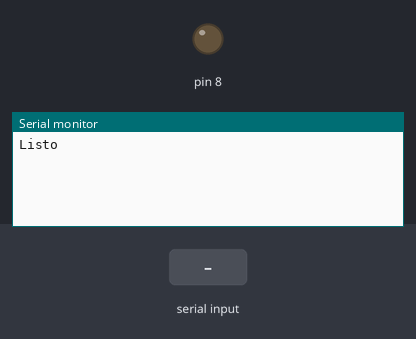
Bench run of a sketch on a simulated Arduino Uno, built with avr-gcc and run on an emulated ATmega328P. Shown: output pins drawn as LEDs (lit = HIGH), the last lines printed to the serial monitor. Inputs (shaded band) come from the test bench.

Above: at 1.2 s.
1.3 s: ",\n" received over Serial
At 2.2 s:
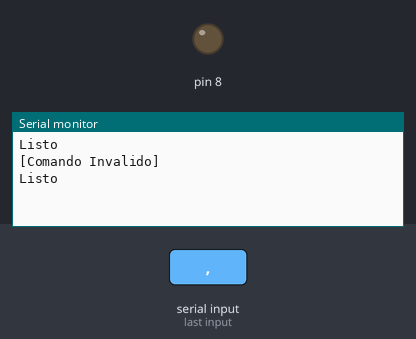
2.8 s: "90,45,200,10\n" received over Serial
At 4.2 s:
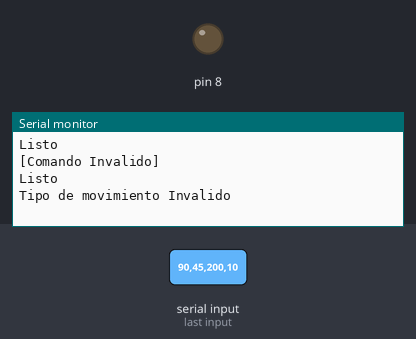

Measured:
- after the input at 1.3 s, the serial monitor: prints a new line at once (image 1)
- after the input at 2.8 s, the serial monitor: prints a new line at once (image 2)

The sketch:

Trayectoria.ino
```cpp
#include "Motor.h"

// Articulacion 1
#define dirPinA1 36
#define stepPinA1 28
#define sensorPin1 42
#define stepsPerUnit1 44.4444//2.7777

// // Articulacion 2
#define dirPin2A 34
#define stepPin2A 26
#define dirPin2B 32
#define stepPin2B 24
#define sensorPin2 44
#define stepsPerUnit2 270

//Articulacion 3
 #define dirPin3 30
 #define stepPin3 22
 #define sensorPin3 46
 #define stepsPerUnit3 275

//Articulacion 4
#define dirPin4 31
#define stepPin4 23
#define sensorPin4 48
#define stepsPerUnit4 17.7777

//Articulacion 5
#define dirPin5 33
#define stepPin5 25
#define sensorPin5 43
#define stepsPerUnit5 8.2//17.7777

//Articulacion 6 NO SE USA
#define dirPin6 35
#define stepPin6 27
#define sensorPin6 47
#define stepsPerUnit6 44.4444//17.7777

//Articulacion 7 NO SE USA
#define dirPin7 37
#define stepPin7 29
#define sensorPin7 47
#define stepsPerUnit7 44.4444

float q1,q2,q3,q4,q5,q6;
float speed,speed1,speed2,speed3;
int Type;
int b1 = 0;
int b2 = 0;
int b3 = 0;
int bandera = 0;
//int motorTarget;

//Para movimiento coordinado
void coordinado (float a1, float a2, float a3);

Articulacion articulacion1(dirPinA1,stepPinA1,sensorPin1,stepsPerUnit1);
Articulacion articulacion2(dirPin2A,stepPin2A,dirPin2B,stepPin2B,sensorPin2,stepsPerUnit2);
Articulacion articulacion3(dirPin3,stepPin3,sensorPin3,stepsPerUnit3);
Articulacion articulacion4(dirPin4,stepPin4,sensorPin4,stepsPerUnit4);
Articulacion articulacion5(dirPin5,stepPin5,sensorPin5,stepsPerUnit5);
Articulacion articulacion6(dirPin6,stepPin6,sensorPin6,stepsPerUnit6);
Articulacion articulacion7(dirPin7,stepPin7,sensorPin7,stepsPerUnit7);

void setup() {
  pinMode(8,OUTPUT);
  digitalWrite(8,0);
  Serial.begin(9600);
  //Serial.println("Listo");
  //Debemos anhadir la busqueda al cero
  //delay(1000);
  //articulacion2.Art2Ofsset();
  //articulacion1.Art360Ofsset();
  //articulacion3.Art3Ofsset();
  //articulacion4.Art360Ofsset();
}

void loop() {
  if (Serial.available() > 0) {
    String command = Serial.readStringUntil('\n');
    parseCommand(command);
    speed = 10;
    if(Type == 1){
      articulacion1.moveTo(q1, speed);
      articulacion2.moveTo(q2, speed);
      articulacion3.moveTo(q3, speed);
    }else if(Type == 2){
      coordinado(q1,q2,q3);
      articulacion1.moveTo(q1, speed1);
      articulacion2.moveTo(q2, speed2);
      articulacion3.moveTo(q3, speed3);
    }

    //delay(10);
    b1 = 0;
    b2 = 0;
    b3 = 0;
  }
  articulacion1.motor1.runSpeedToPosition();
  articulacion2.motor1.runSpeedToPosition();
  articulacion2.motor2.runSpeedToPosition();
  articulacion3.motor1.runSpeedToPosition();
  if(articulacion1.motor1.currentPosition() <= q1*stepsPerUnit1+1 && articulacion1.motor1.currentPosition() >= q1*stepsPerUnit1-1 /*&& articulacion1.motor1.currentPosition() != 0*/ && b1==0){/*Serial.println("Articulacion 1 Lista")*/;b1=1; }
  if(articulacion2.motor1.currentPosition() <= q2*stepsPerUnit2+1 && articulacion2.motor1.currentPosition() >= q2*stepsPerUnit2-1 /*&& articulacion2.motor1.currentPosition() != 0*/ && b2==0){/*Serial.println("Articulacion 2 Lista")*/;b2=1; }
  if(articulacion3.motor1.currentPosition() <= q3*stepsPerUnit3+1 && articulacion3.motor1.currentPosition() >= q3*stepsPerUnit3-1 /*&& articulacion3.motor1.currentPosition() != 0*/ && b3==0){/*Serial.println("Articulacion 3 Lista")*/;b3=1; }
  if(b1 == 1 && b2 == 1 && b3 == 1){
    Serial.println("Listo");
    while(true){
      if(Serial.available() > 0){
        break;
      }
    }
  }
}

void parseCommand(String cmd) {
  int commaIndex[3];
  int i = 0;
  int lastCommaIndex = -1;

  // Encontrar todas las comas
  while (i < 3) {
    int nextCommaIndex = cmd.indexOf(",", lastCommaIndex + 1);
    if (nextCommaIndex == -1) break;
    commaIndex[i] = nextCommaIndex;
    lastCommaIndex = nextCommaIndex;
    i++;
  }

  if (i == 3) { // Asegurarse de que se encontraron exactamente 6 comas
    String q1String = cmd.substring(0, commaIndex[0]);
    String q2String = cmd.substring(commaIndex[0] + 1, commaIndex[1]);
    String q3String = cmd.substring(commaIndex[1] + 1, commaIndex[2]);
    String speedString = cmd.substring(commaIndex[2] + 1);

    q1 = q1String.toInt();
    q2 = q2String.toInt();
    q3 = q3String.toInt();
    Type = speedString.toInt();

    /*Serial.print(q1);
    Serial.print(",");
    Serial.print(q2);
    Serial.print(",");
    Serial.print(q3);
    Serial.print(",");
    Serial.println(Type);*/

    if (int(Type) < 1 || int(Type) > 2) {
      Serial.println("Tipo de movimiento Invalido");
      return;
    }
    else if (abs(q1) >360 || abs(q2)>90 || abs(q3)>90) {
      Serial.println("Anguo Inavalido");
      return;}

  } else {
    Serial.println("[Comando Invalido]");
  }
}

void coordinado (float a1, float a2, float a3){
  int pos1,pos2,pos3;
  float max_speed = 10;
  pos1 = a1-articulacion1.motor1.currentPosition()/stepsPerUnit1;
  pos2 = a2-articulacion2.motor1.currentPosition()/stepsPerUnit2;
  pos3 = a3-articulacion3.motor1.currentPosition()/stepsPerUnit3;
  Serial.println(pos1);
  Serial.println(pos2);
  Serial.println(pos3);
  if(abs(pos1)>abs(pos2) && abs(pos1)>abs(pos3)){speed1 = max_speed; speed2 = abs(pos2)/(abs(pos1)/max_speed); speed3 = abs(pos3)/(abs(pos1)/max_speed);}
  else if(abs(pos2)>abs(pos1) && abs(pos2)>abs(pos3)){speed2 = max_speed; speed1 = abs(pos1)/(abs(pos2)/max_speed); speed3 = abs(pos3)/(abs(pos2)/max_speed);}
  else if(abs(pos3)>abs(pos2) && abs(pos3)>abs(pos1)){speed3 = max_speed; speed2 = abs(pos2)/(abs(pos3)/max_speed); speed1 = abs(pos1)/(abs(pos3)/max_speed);}
  else {speed1 = max_speed; speed2 = max_speed; speed3 = max_speed;}
}
```

Motor.h
```cpp
#ifndef MOTOR_H
#define MOTOR_H

#include <AccelStepper.h>

class Articulacion{
    public:
      AccelStepper motor1;
      AccelStepper motor2;
      int stepPin1;
      int dirPin1;
      int stepPin2;
      int dirPin2;
      int sensorPin;
      float steps_per_unit;
      int minPos;
      int maxPos;
      int midPos;
      float maxSpeed;
      int offSet;
      int currentPosition;

// CONSTRUCTOR UN MOTOR
      Articulacion(
          int _dirPin1,
          int _stepPin1,
          int _sensorPin,
          float _steps_per_unit):
          motor1(AccelStepper(AccelStepper::DRIVER, _stepPin1, _dirPin1)){
          stepPin1 = _stepPin1;
          dirPin1 = _dirPin1;
          stepPin2 = -1;
          dirPin2 = -1;
          steps_per_unit = _steps_per_unit;
          pinMode(_sensorPin, INPUT);
          maxSpeed = 1000;
          sensorPin = _sensorPin;
          motor1.setMaxSpeed(30000.0);
          motor1.setAcceleration(10);
      }
      // CONSTRUCTOR DOS MOTORES
      Articulacion(
          int _dirPin1,
          int _stepPin1,
          int _dirPin2,
          int _stepPin2,
          int _sensorPin,
          float _steps_per_unit)
          :motor1(AccelStepper(AccelStepper::DRIVER, _stepPin1, _dirPin1)),
          motor2(AccelStepper(AccelStepper::DRIVER, _stepPin2, _dirPin2)){
          stepPin1 = _stepPin1;
          dirPin1 = _dirPin1;
          stepPin2 = _stepPin2;
          dirPin2 = _dirPin2;
          steps_per_unit = _steps_per_unit;
          pinMode(_sensorPin, INPUT);
          sensorPin = _sensorPin;
          motor1.setMaxSpeed(10000.0);
          motor1.setAcceleration(10.0);
          motor2.setMaxSpeed(10000.0);
          motor2.setAcceleration(10.0);
      }

      void setSpeed(float motor_speed){
        motor1.setMaxSpeed(motor_speed * steps_per_unit);
        if(stepPin2 != -1 && dirPin2 != -1){
          motor2.setMaxSpeed(motor_speed * steps_per_unit);
        }
      };

      void setAccel(float motor_accel){
        motor1.setAcceleration(motor_accel*steps_per_unit);
        if(stepPin2 != -1 && dirPin2 != -1){
          motor2.setAcceleration(motor_accel*steps_per_unit);
        }
      };

      void moveTo(float move_target,float speed_target){
        int target = (int)(move_target*steps_per_unit);
        motor1.moveTo(target+offSet);
        motor1.setSpeed(speed_target*steps_per_unit);
        if(stepPin2 != -1 && dirPin2 != -1){
          motor2.moveTo(target+offSet);
          motor2.setSpeed(speed_target*steps_per_unit);
        }
      };

      unsigned long calibrate(float positionTarget, float speedTarget){
        moveTo(positionTarget,speedTarget);
        unsigned long serialTime = millis();
        unsigned long startTime = millis();
        while (true) {
        // motor1.run();
          motor1.runSpeedToPosition();
          // if(millis()-serialTime >= 500){
          //   serialTime = millis();
          //   Serial.println(motor1.currentPosition());
          // }
          if (abs(motor1.currentPosition()) == floor(abs(positionTarget)*steps_per_unit)+offSet) {
            return (millis()-startTime);
              break;
          }
          if(millis()-startTime > 25000){
            break;
          }
        }
      }

      void run(){
            static unsigned long startTime = millis();
            motor1.setAcceleration(25);
            if(millis()-startTime <= 500){
                motor1.run();
            }
            else{
              motor1.runSpeedToPosition();
            }
      }
//***********************************************************************************************
      void Art2Ofsset(){
        //Serial.println("Reversa");
        //Acostado en a caja
        while(digitalRead(sensorPin)){
          motor1.moveTo(-180*steps_per_unit);
          motor2.moveTo(-180*steps_per_unit);
          motor1.setSpeed(10*steps_per_unit);
          motor2.setSpeed(10*steps_per_unit);
          motor1.runSpeedToPosition();
          motor2.runSpeedToPosition();
        }
        motor1.setCurrentPosition(0);
        motor2.setCurrentPosition(0);
        //Serial.println("Primer Cero");
        //Estamos en el cero original?
        if(digitalRead(sensorPin) == 0 ){
          //Serial.println("Reversa Poquito");
          motor1.moveTo(-3*steps_per_unit);
          motor2.moveTo(-3*steps_per_unit);
          while(motor1.currentPosition() != -3*steps_per_unit || motor2.currentPosition() != -3*steps_per_unit){
             motor1.setSpeed(10*steps_per_unit);
             motor2.setSpeed(10*steps_per_unit);
             motor1.runSpeedToPosition();
             motor2.runSpeedToPosition();
           }
        }
        //Si seguimos en cero estamos en el extremo del lado contrario
        if(digitalRead(sensorPin) == 0 ){
          //Serial.println("Extremo");
          //Salimos del cero
          motor1.moveTo(20*steps_per_unit);
          motor2.moveTo(20*steps_per_unit);
          while(motor1.currentPosition() != 20*steps_per_unit || motor2.currentPosition() != 20*steps_per_unit){
             motor1.setSpeed(10*steps_per_unit);
             motor2.setSpeed(10*steps_per_unit);
             motor1.runSpeedToPosition();
             motor2.runSpeedToPosition();
          }
           //Buscamos el cero original
          motor1.moveTo(180*steps_per_unit);
          motor2.moveTo(180*steps_per_unit);
          while(motor1.currentPosition() != 180*steps_per_unit || motor2.currentPosition() != 180*steps_per_unit){
             motor1.setSpeed(10*steps_per_unit);
             motor2.setSpeed(10*steps_per_unit);
             motor1.runSpeedToPosition();
             motor2.runSpeedToPosition();
             if(digitalRead(sensorPin) == 0){break;}
           }
        }
        else{
          //Serial.println("Adelante Poquito");
          motor1.moveTo(0*steps_per_unit);
          motor2.moveTo(0*steps_per_unit);
          while(motor1.currentPosition() != 0*steps_per_unit || motor2.currentPosition() != 0*steps_per_unit){
             motor1.setSpeed(10*steps_per_unit);
             motor2.setSpeed(10*steps_per_unit);
             motor1.runSpeedToPosition();
             motor2.runSpeedToPosition();
           }
        }
        motor1.setCurrentPosition(0);
        motor2.setCurrentPosition(0);
        //Serial.println("Cero 2 Encontrado");
      }


      void Art3Ofsset(){
        //Asumiendo por encima de la caja
        //Serial.println("Salimos del cero");
        motor1.moveTo(11*steps_per_unit);
        while(motor1.currentPosition() != 11*steps_per_unit ){
            motor1.setSpeed(10*steps_per_unit);
            motor1.runSpeedToPosition();
          }

        while(digitalRead(sensorPin)){
          motor1.moveTo(180*steps_per_unit);
          motor1.setSpeed(10*steps_per_unit);
          motor1.runSpeedToPosition();
        }
        motor1.setCurrentPosition(0);
        //Serial.println("Primer Cero");
        //Estamos en el cero original?
        delay(3000);
        if(digitalRead(sensorPin) == 0 ){
          //Serial.println("Reversa Poquito");
          motor1.moveTo(5*steps_per_unit);
          while(motor1.currentPosition() != 5*steps_per_unit){
             motor1.setSpeed(10*steps_per_unit);
             motor1.runSpeedToPosition();
           }
        }
        //Si seguimos en cero estamos en el extremo del lado contrario
        if(digitalRead(sensorPin) == 0 ){
          //Serial.println("Extremo");
          //Salimos del cero
          motor1.moveTo(-20*steps_per_unit);
          while(motor1.currentPosition() != -20*steps_per_unit){
             motor1.setSpeed(10*steps_per_unit);
             motor1.runSpeedToPosition();
          }
           //Buscamos el cero original
          motor1.moveTo(-180*steps_per_unit);
          while(motor1.currentPosition() != -180*steps_per_unit){
             motor1.setSpeed(10*steps_per_unit);
             motor1.runSpeedToPosition();
             if(digitalRead(sensorPin) == 0){break;}
           }
        }
        else{
          //Serial.println("Adelante Poquito");
          motor1.moveTo(0*steps_per_unit);
          while(motor1.currentPosition() != 0*steps_per_unit){
             motor1.setSpeed(10*steps_per_unit);
             motor1.runSpeedToPosition();
           }
        }
        //  Serial.println("Cero 3 Encontrado");
        motor1.setCurrentPosition(0);
      }

      void Art360Ofsset(){
        motor1.moveTo(180*steps_per_unit);
        //Serial.println("Recorrido Positivo");
        while(motor1.currentPosition() < 180*steps_per_unit-1 || motor1.currentPosition() > 180*steps_per_unit+1 ){
          motor1.setSpeed(20*steps_per_unit);
          motor1.runSpeedToPosition();
          //int val = motor1.currentPosition()/steps_per_unit;
          //Serial.println(val);
          if(digitalRead(sensorPin) == 0){
            //Serial.println("Cero Encontrado");
            break;}
        }
        //Serial.println("Recorrido Negativo");
        while(digitalRead(sensorPin)){
          motor1.moveTo(-180*steps_per_unit);
          motor1.setSpeed(20*steps_per_unit);
          motor1.runSpeedToPosition();
        }
        motor1.setCurrentPosition(0);
      }
///Funcion para mover a un angulo a velocidad cte
      bool desplazar1 (float angulo){
        motor1.moveTo(angulo*steps_per_unit);
        while(motor1.currentPosition() != angulo*steps_per_unit){
          Serial.println("Desplazamiento de un Motor");
          motor1.setSpeed(10*steps_per_unit);
          motor1.runSpeedToPosition();
        }
        return 1;
      }
      bool desplazar2 (float angulo){
        motor1.moveTo(angulo*steps_per_unit);
        motor2.moveTo(angulo*steps_per_unit);
        while(motor1.currentPosition() != angulo*steps_per_unit || motor2.currentPosition() != angulo*steps_per_unit){
          motor1.setSpeed(10*steps_per_unit);
          motor2.setSpeed(10*steps_per_unit);
          motor1.runSpeedToPosition();
          motor2.runSpeedToPosition();
          //return 0;
        }
        return 1;
      }

};
#endif
```
